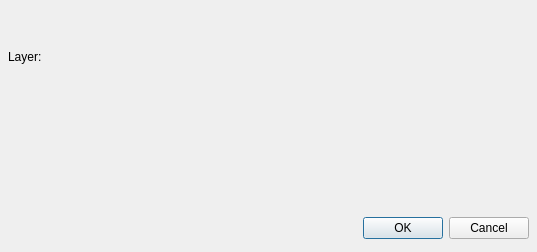
<ui version="4.0" >
 <author></author>
 <comment></comment>
 <exportmacro></exportmacro>
 <class>QG_DlgDimension</class>
 <widget class="QDialog" name="QG_DlgDimension" >
  <property name="geometry" >
   <rect>
    <x>0</x>
    <y>0</y>
    <width>537</width>
    <height>252</height>
   </rect>
  </property>
  <property name="minimumSize" >
   <size>
    <width>520</width>
    <height>240</height>
   </size>
  </property>
  <property name="windowTitle" >
   <string>Dimension</string>
  </property>
  <layout class="QVBoxLayout" >
   <property name="margin" >
    <number>8</number>
   </property>
   <property name="spacing" >
    <number>6</number>
   </property>
   <item>
    <layout class="QHBoxLayout" >
     <property name="margin" >
      <number>0</number>
     </property>
     <property name="spacing" >
      <number>6</number>
     </property>
     <item>
      <layout class="QVBoxLayout" >
       <property name="margin" >
        <number>0</number>
       </property>
       <property name="spacing" >
        <number>6</number>
       </property>
       <item>
        <layout class="QHBoxLayout" >
         <property name="margin" >
          <number>0</number>
         </property>
         <property name="spacing" >
          <number>6</number>
         </property>
         <item>
          <widget class="QLabel" name="lLayer" >
           <property name="sizePolicy" >
            <sizepolicy>
             <hsizetype>5</hsizetype>
             <vsizetype>5</vsizetype>
             <horstretch>0</horstretch>
             <verstretch>0</verstretch>
            </sizepolicy>
           </property>
           <property name="text" >
            <string>Layer:</string>
           </property>
          </widget>
         </item>
         <item>
          <widget class="QG_LayerBox" name="cbLayer" />
         </item>
        </layout>
       </item>
       <item>
        <widget class="QG_WidgetPen" name="wPen" />
       </item>
      </layout>
     </item>
     <item>
      <widget class="QG_WidgetDimensionLabel" name="wLabel" />
     </item>
    </layout>
   </item>
   <item>
    <layout class="QHBoxLayout" >
     <property name="margin" >
      <number>0</number>
     </property>
     <property name="spacing" >
      <number>6</number>
     </property>
     <item>
      <spacer>
       <property name="orientation" >
        <enum>Qt::Horizontal</enum>
       </property>
       <property name="sizeHint" >
        <size>
         <width>131</width>
         <height>31</height>
        </size>
       </property>
      </spacer>
     </item>
     <item>
      <widget class="QPushButton" name="okButton" >
       <property name="text" >
        <string>OK</string>
       </property>
      </widget>
     </item>
     <item>
      <widget class="QPushButton" name="cancelButton" >
       <property name="text" >
        <string>Cancel</string>
       </property>
      </widget>
     </item>
    </layout>
   </item>
  </layout>
 </widget>
 <pixmapfunction></pixmapfunction>
 <customwidgets>
  <customwidget>
   <class>QG_LayerBox</class>
   <extends></extends>
   <header>qg_layerbox.h</header>
   <container>0</container>
   <pixmap></pixmap>
  </customwidget>
  <customwidget>
   <class>QG_WidgetPen</class>
   <extends></extends>
   <header>qg_widgetpen.h</header>
   <container>0</container>
   <pixmap></pixmap>
  </customwidget>
  <customwidget>
   <class>QG_WidgetDimensionLabel</class>
   <extends>QWidget</extends>
   <header>qg_widgetdimensionlabel.h</header>
   <container>1</container>
   <pixmap></pixmap>
  </customwidget>
 </customwidgets>
 <tabstops>
  <tabstop>okButton</tabstop>
  <tabstop>cancelButton</tabstop>
 </tabstops>
 <resources/>
 <connections>
  <connection>
   <sender>okButton</sender>
   <signal>clicked()</signal>
   <receiver>QG_DlgDimension</receiver>
   <slot>accept()</slot>
   <hints>
    <hint type="sourcelabel" >
     <x>278</x>
     <y>253</y>
    </hint>
    <hint type="destinationlabel" >
     <x>96</x>
     <y>254</y>
    </hint>
   </hints>
  </connection>
  <connection>
   <sender>cancelButton</sender>
   <signal>clicked()</signal>
   <receiver>QG_DlgDimension</receiver>
   <slot>reject()</slot>
   <hints>
    <hint type="sourcelabel" >
     <x>369</x>
     <y>253</y>
    </hint>
    <hint type="destinationlabel" >
     <x>179</x>
     <y>282</y>
    </hint>
   </hints>
  </connection>
 </connections>
</ui>
